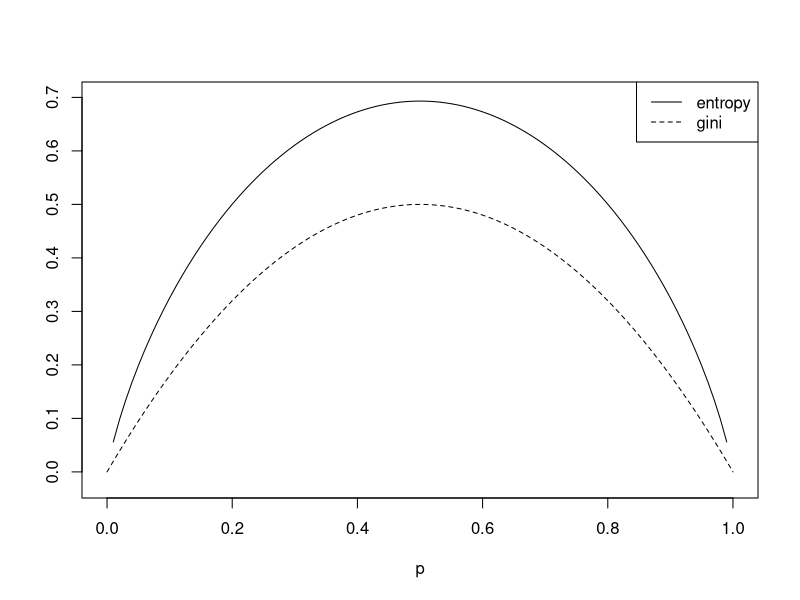

R code for this plot:
  # plot the entropy
curve(-x*log(x)-(1-x)*log(1-x), from=0, to=1,
      xlab="p", ylab="", ylim=c(-0.02, 0.7), lty=1)
  # and add the plot of the Gini index
curve(1-x^2-(1-x)^2, from=0, to=1, add=TRUE, lty=2)
legend("topright", legend=c("entropy", "gini"), lty=1:2)
